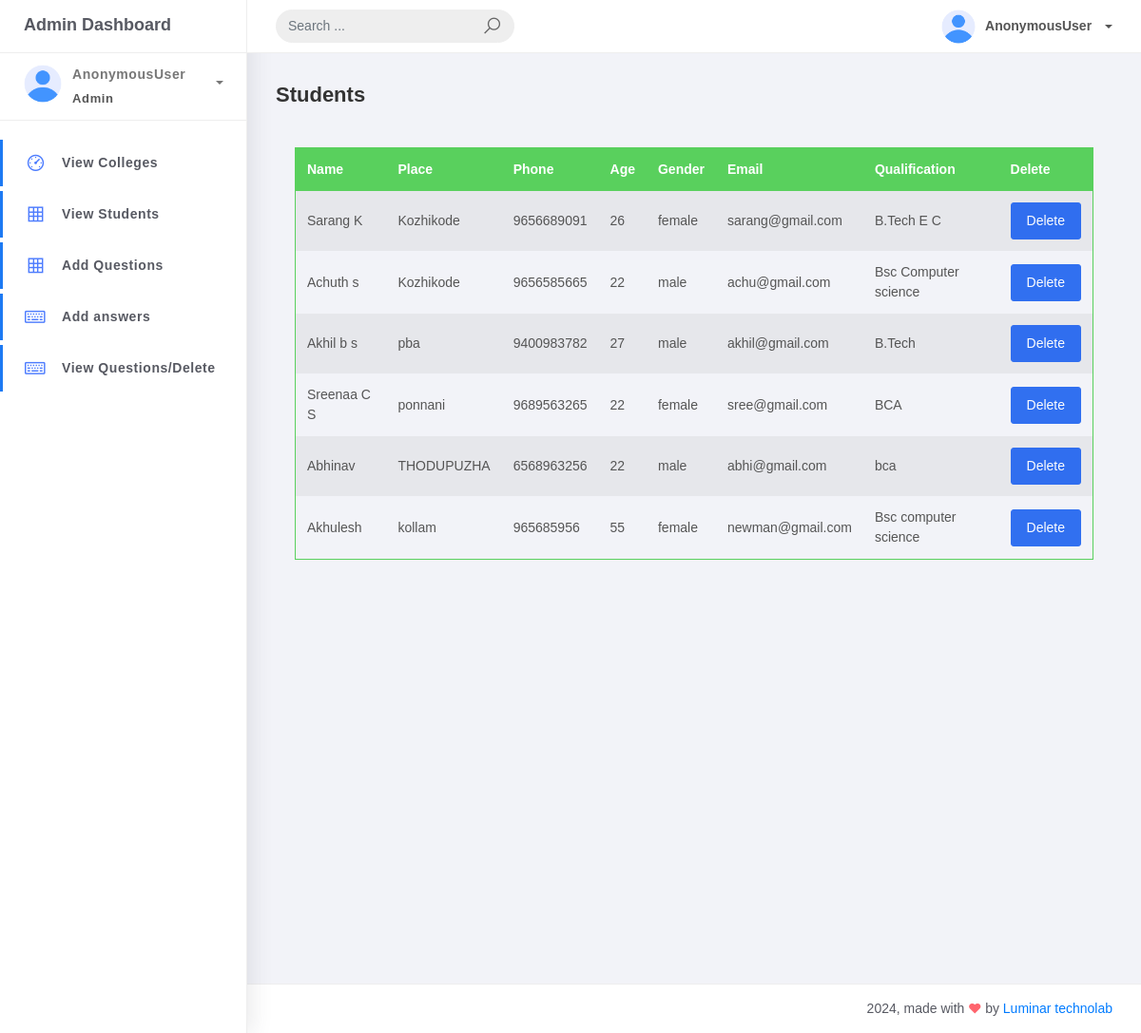
The app's page /super/student_list/ with its own data.
### CarrierApp/models.py (models this page shows, shortened)
class Student(models.Model):
    name=models.CharField(max_length=50,null=True)
    place=models.CharField(max_length=50,null=True)
    phone=models.PositiveBigIntegerField(null=True)
    age=models.PositiveIntegerField(null=True)
    Gender=models.CharField(max_length=50,null=True)
    email=models.EmailField(max_length=70,null=True,unique=True)
    qualification=models.CharField(max_length=200,null=True)
    user=models.OneToOneField(Login, on_delete=models.DO_NOTHING,related_name="student_profile")

### Admin/views.py (the view)
# urls.py: path('student_list/',views.StudentList.as_view(),name="student_list"),
class StudentList(View):
    def get(self,request):
        data=Student.objects.all()
        return render(request,'Admin_temp/studentlist.html',{"data":data})

### Admin/templates/Admin_temp/studentlist.html (shortened to what this page needs)
{% load static %}
<!DOCTYPE html>
<html>
<head>
	<link rel="stylesheet" href="{% static 'assets/css/bootstrap.min.css' %}">
	<link rel="stylesheet" href="{% static 'assets/css/ready.css' %}">
	<link rel="stylesheet" href="{% static 'assets/css/demo.css' %}">
</head>
<body>
	<div class="wrapper">
		<div class="main-header">
			<div class="logo-header">
				<a href="{% url 'super_home' %}" class="logo">
					Admin Dashboard
				</a>
			</div>
			<nav class="navbar navbar-header navbar-expand-lg">
				<div class="container-fluid">
					<form class="navbar-left navbar-form nav-search mr-md-3" action="">
						<div class="input-group">
							<input type="text" placeholder="Search ..." class="form-control">
							<div class="input-group-append">
								<span class="input-group-text">
									<i class="la la-search search-icon"></i>
								</span>
							</div>
						</div>
					</form>
					<ul class="navbar-nav topbar-nav ml-md-auto align-items-center">
						<li class="nav-item dropdown">
							<a class="dropdown-toggle profile-pic" data-toggle="dropdown" href="#"
								aria-expanded="false"> <img src="{% static 'assets/img/user.png' %}" alt="user-img"
									width="36" class="img-circle"><span>{{request.user}}</span></span> </a>
						</li>
					</ul>
				</div>
			</nav>
		</div>
		<div class="sidebar">
			<div class="scrollbar-inner sidebar-wrapper">
				<div class="user">
					<div class="photo">
						<img src="{% static 'assets/img/user.png' %}">
					</div>
					<div class="info">
						<a class="" data-toggle="collapse" href="#collapseExample" aria-expanded="true">
							<span>
								{{request.user}}
								<span class="user-level">Admin</span>
								<span class="caret"></span>
							</span>
						</a>
					</div>
				</div>
				<ul class="nav">
					<li class="nav-item active">
						<a href="{% url 'college_list' %}">
							<i class="la la-dashboard"></i>
							<p>View Colleges</p>
						</a>
					</li>
					<li class="nav-item active">
						<a href="#">
							<i class="la la-table"></i>
							<p>View Students</p>
						</a>
					</li>
					<li class="nav-item active">
						<a href="{% url 'Add_question' %}">
							<i class="la la-table"></i>
							<p>Add Questions</p>
						</a>
					</li>
					<li class="nav-item active">
						<a href="{% url 'Add_answer' %}">
							<i class="la la-keyboard-o"></i>
							<p>Add answers</p>
						</a>
					</li>
					<li class="nav-item active">
						<a href="{% url 'Q_view' %}">
							<i class="la la-keyboard-o"></i>
							<p>View Questions/Delete</p>
						</a>
					</li>
				</ul>
			</div>
		</div>
		<div class="main-panel">
			<div class="content">
				<div class="container-fluid">
					<h4 class="page-title">Students</h4>
                    <div class="card-body">
						<table class="table table-head-bg-success table-striped table-hover">
							<thead>
								<tr>
									<th scope="col">Name</th>
									<th scope="col">Place</th>
									<th scope="col">Phone</th>
									<th scope="col">Age</th>
									<th scope="col">Gender</th>
									<th scope="col">Email</th>
									<th scope="col">Qualification</th>
									<th scope="col">Delete</th>
								</tr>
							</thead>
							<tbody>
								{% for i in data %}
								<tr>
									<td>{{i.name}}</td>
									<td>{{i.place}}</td>
									<td>{{i.phone}}</td>
									<td>{{i.age}}</td>
									<td>{{i.Gender}}</td>
									<td>{{i.email}}</td>
									<td>{{i.qualification}}</td>
									<td><a class="btn btn-primary" href="{% url 'student_delete' i.id %}">Delete </a></td>
								</tr>
								{% endfor %}
							</tbody>
						</table>
					</div>
				</div>
			</div>
			<div style="margin-top: 380px;">
			<footer class="footer" >
				<div class="container-fluid">
					<div class="copyright ml-auto">
						2024, made with <i class="la la-heart heart text-danger"></i> by <a
							href="https://www.luminartechnolab.com/">Luminar technolab</a>
					</div>
				</div>
			</footer>
		</div>
		</div>
	</div>
</body>
</html>

### records on screen
Student: name "Sarang K", place "Kozhikode", phone "9656689091", age "26", Gender "female", email "sarang@gmail.com", qualification "B.Tech E C"
Student: name "Achuth s", place "Kozhikode", phone "9656585665", age "22", Gender "male", email "achu@gmail.com", qualification "Bsc Computer science"
Student: name "Akhil b s", place "pba", phone "9400983782", age "27", Gender "male", email "akhil@gmail.com", qualification "B.Tech"
Student: name "Sreenaa C S", place "ponnani", phone "9689563265", age "22", Gender "female", email "sree@gmail.com", qualification "BCA"
Student: name "Abhinav", place "THODUPUZHA", phone "6568963256", age "22", Gender "male", email "abhi@gmail.com", qualification "bca"
Student: name "Akhulesh", place "kollam", phone "965685956", age "55", Gender "female", email "newman@gmail.com", qualification "Bsc computer science"

### other values on screen
{{ request.user }} "AnonymousUser"
